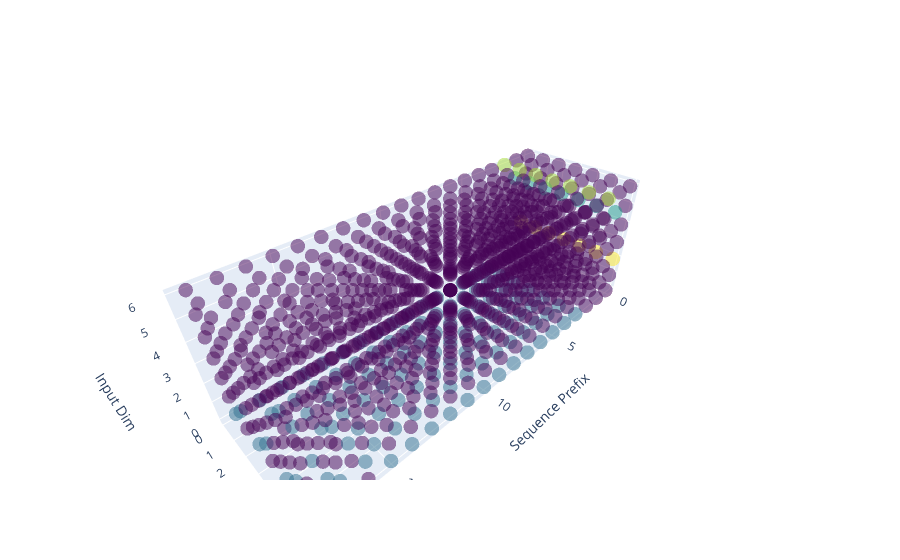

The notebook cell saved with this chart:
### Code cell
plot_tensor(wrapped_spins, ["Sequence Prefix", "Batch", "Input Dim"], opacity=0.5)

### Figure 1 — Plotly figure (JSON) as saved in the notebook; plotly's stock layout.template omitted (floating-point values rounded to 4 significant figures; data arrays with more than 128 entries replaced by an {"elided": "..."} marker saying what was removed)
{"data": [{"marker": {"color": {"elided": "931 float values"}, "colorscale": [[0, "#440154"], [0.1111, "#482878"], [0.2222, "#3e4989"], [0.3333, "#31688e"], [0.4444, "#26828e"], [0.5556, "#1f9e89"], [0.6667, "#35b779"], [0.7778, "#6ece58"], [0.8889, "#b5de2b"], [1, "#fde725"]], "opacity": 0.5, "size": 5}, "mode": "markers", "type": "scatter3d", "x": {"elided": "931 int values"}, "y": {"elided": "931 int values"}, "z": {"elided": "931 int values"}}], "layout": {"scene": {"xaxis": {"title": {"text": "Sequence Prefix"}}, "yaxis": {"title": {"text": "Batch"}}, "zaxis": {"title": {"text": "Input Dim"}}}}}
